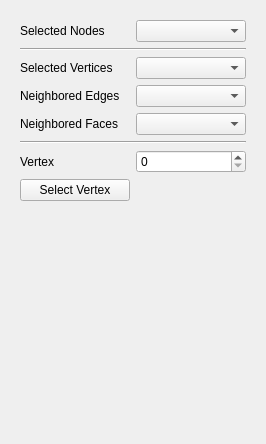
<?xml version="1.0" encoding="UTF-8"?>
<ui version="4.0">
 <class>GeometryInfoUIForm</class>
 <widget class="QWidget" name="GeometryInfoUIForm">
  <property name="geometry">
   <rect>
    <x>0</x>
    <y>0</y>
    <width>266</width>
    <height>444</height>
   </rect>
  </property>
  <property name="windowTitle">
   <string>Form</string>
  </property>
  <layout class="QGridLayout" name="gridLayout">
   <item row="1" column="0">
    <spacer name="verticalSpacer">
     <property name="orientation">
      <enum>Qt::Vertical</enum>
     </property>
     <property name="sizeHint" stdset="0">
      <size>
       <width>20</width>
       <height>40</height>
      </size>
     </property>
    </spacer>
   </item>
   <item row="0" column="0">
    <widget class="QWidget" name="widget" native="true">
     <layout class="QGridLayout" name="gridLayout_2">
      <item row="3" column="0">
       <widget class="QLabel" name="mNeighboredEdgesLabel">
        <property name="text">
         <string>Neighbored Edges</string>
        </property>
       </widget>
      </item>
      <item row="5" column="0" colspan="2">
       <widget class="Line" name="line">
        <property name="orientation">
         <enum>Qt::Horizontal</enum>
        </property>
       </widget>
      </item>
      <item row="7" column="0">
       <widget class="QPushButton" name="mSelectVertexButton">
        <property name="text">
         <string>Select Vertex</string>
        </property>
       </widget>
      </item>
      <item row="4" column="0">
       <widget class="QLabel" name="mNeighboredFacesLabel">
        <property name="text">
         <string>Neighbored Faces</string>
        </property>
       </widget>
      </item>
      <item row="3" column="1">
       <widget class="QComboBox" name="mNeighboredEdgesComboBox"/>
      </item>
      <item row="1" column="0" colspan="2">
       <widget class="Line" name="line_2">
        <property name="orientation">
         <enum>Qt::Horizontal</enum>
        </property>
       </widget>
      </item>
      <item row="0" column="1">
       <widget class="QComboBox" name="mSelectedNodesComboBox"/>
      </item>
      <item row="2" column="1">
       <widget class="QComboBox" name="mSelectedVertexComboBox"/>
      </item>
      <item row="4" column="1">
       <widget class="QComboBox" name="mNeighboredFacesComboBox"/>
      </item>
      <item row="2" column="0">
       <widget class="QLabel" name="mSelectedVerticesLabel">
        <property name="text">
         <string>Selected Vertices</string>
        </property>
       </widget>
      </item>
      <item row="0" column="0">
       <widget class="QLabel" name="mSelectedNodesLabel">
        <property name="text">
         <string>Selected Nodes</string>
        </property>
       </widget>
      </item>
      <item row="6" column="1">
       <widget class="QSpinBox" name="mSelectVertexSpinBox"/>
      </item>
      <item row="6" column="0">
       <widget class="QLabel" name="mVertexLabel">
        <property name="text">
         <string>Vertex</string>
        </property>
       </widget>
      </item>
     </layout>
    </widget>
   </item>
  </layout>
 </widget>
 <resources/>
 <connections/>
</ui>
